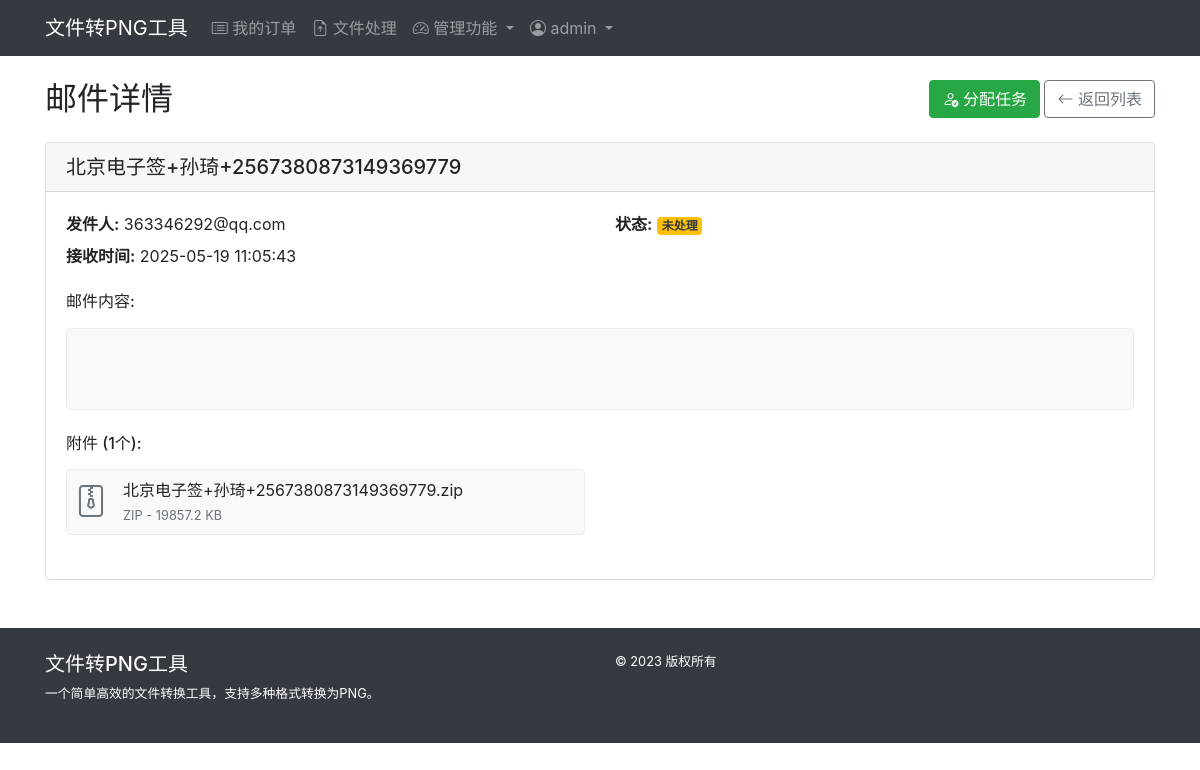
/mail/view/28 (signed in), run on an earlier commit of the app's database.
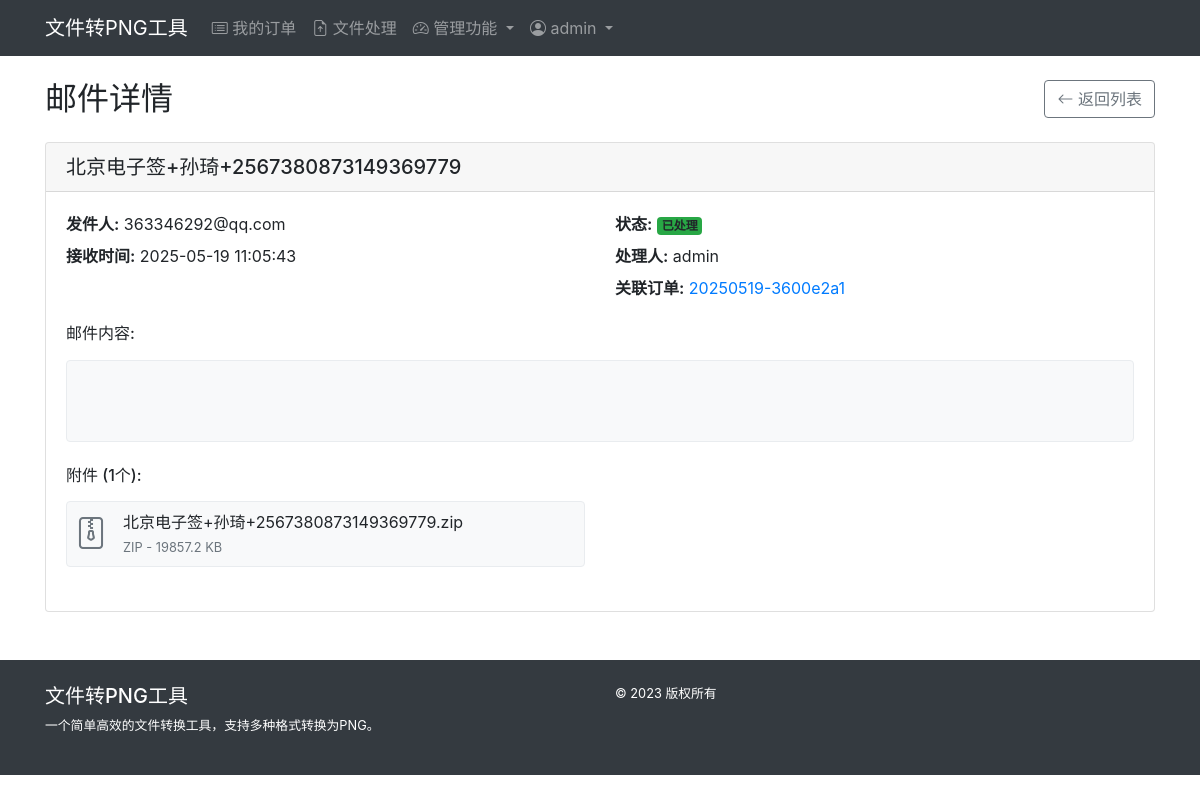
And on a later commit of the database.
### models.py (models this page shows, shortened)
class EmailAttachment(db.Model):
    __tablename__ = 'email_attachments'
    id = db.Column(db.Integer, primary_key=True)
    filename = db.Column(db.String(255), nullable=False)  # 原始附件文件名
    saved_as = db.Column(db.String(255), nullable=False)  # 保存的文件名
    file_path = db.Column(db.String(255), nullable=False)  # 附件存储路径
    file_size = db.Column(db.Integer, nullable=True)      # 附件大小
    file_type = db.Column(db.String(50), nullable=True)   # 附件类型
    file_hash = db.Column(db.String(64), nullable=True)   # 附件哈希值
    email_id = db.Column(db.Integer, db.ForeignKey('emails.id'), nullable=False)  # 所属邮件ID

class AdminUser(db.Model):
    __tablename__ = 'admin_user'  # 显式指定表名
    id = db.Column(db.Integer, primary_key=True)
    username = db.Column(db.String(50), unique=True, nullable=False)
    password_hash = db.Column(db.String(128), nullable=False)
    is_admin = db.Column(db.Boolean, default=False)  # 默认为普通用户
    email = db.Column(db.String(100), nullable=True)
    full_name = db.Column(db.String(100), nullable=True)
    created_at = db.Column(db.DateTime, default=datetime.datetime.utcnow)
    last_login = db.Column(db.DateTime, nullable=True)
    is_active = db.Column(db.Boolean, default=True)  # 账户是否激活

class Order(db.Model):
    __tablename__ = 'orders'  # 显式指定表名，避免使用SQL保留字'order'
    id = db.Column(db.Integer, primary_key=True)
    order_number = db.Column(db.String(32), unique=True, nullable=False)
    created_at = db.Column(db.DateTime, default=datetime.datetime.utcnow)
    updated_at = db.Column(db.DateTime, default=datetime.datetime.utcnow, onupdate=datetime.datetime.utcnow)
    is_active = db.Column(db.Boolean, default=True)  # 保留此字段以兼容现有代码
    STATUS_PENDING = 'pending'      # 待处理
    STATUS_MATERIAL = 'material'    # 补材料
    STATUS_REVIEWED = 'reviewed'    # 已审核
    STATUS_ACTIVE = 'active'        # 活跃
    STATUS_ARCHIVED = 'archived'    # 归档
    status = db.Column(db.String(20), default=STATUS_PENDING)  # 默认为待处理状态
    note = db.Column(db.Text, nullable=True)
    is_merged = db.Column(db.Boolean, default=False)  # 是否为合并订单
    merged_from = db.Column(db.Text, nullable=True)   # 存储源订单号，以逗号分隔
    user_id = db.Column(db.Integer, db.ForeignKey('admin_user.id'), nullable=True)
    user = db.relationship('AdminUser', backref='orders')
    email_id = db.Column(db.Integer, db.ForeignKey('emails.id'), nullable=True)
    files = db.relationship('UploadedFile', backref='order', lazy=True, cascade="all, delete-orphan")
    conversions = db.relationship('ConvertedFile', backref='order', lazy=True, cascade="all, delete-orphan")

### app/mail/routes.py (the view)
@mail_bp.route('/view/<int:email_id>')
@admin_required
def view_email(email_id):
    email_obj = Email.query.get_or_404(email_id)
    users = AdminUser.query.all()
    return render_template('mail/view.html', email=email_obj, users=users)

### app/__init__.py (called while the page is built)
def setup_template_context(app):
    @app.context_processor
    def inject_now():
        return {'now': datetime.utcnow()}
    @app.context_processor
    def inject_functions():
        from models import AdminUser, Order
        def get_current_user():
            from flask import session
            if 'admin_id' in session:
                return AdminUser.query.get(session['admin_id'])
            return None
        def get_db():
            """获取数据库对象，供模板使用"""
            return db
        def get_active_order(user_id):
            from models import Order
            return Order.query.filter_by(is_active=True, user_id=user_id).first()
        return dict(
            get_current_user=get_current_user,
            get_db=get_db,
            get_active_order=get_active_order,
            Order=Order
        )

### app/templates/mail/view.html (shortened to what the changed rows need)
{% extends "base.html" %}
{% block content %}
<div class="row">
    <div class="col-12 mb-4">
        <div class="d-flex justify-content-between align-items-center">
            <h2 class="mb-0">邮件详情</h2>
            <div>
                {% if not email.processed %}
                <button type="button" class="btn btn-success assign-btn" data-email-id="{{ email.id }}">
                    <i class="bi bi-person-check"></i> 分配任务
                </button>
                {% endif %}
                <a href="{{ url_for('mail.index') }}" class="btn btn-outline-secondary ms-2">
                    <i class="bi bi-arrow-left"></i> 返回列表
                </a>
            </div>
        </div>
    </div>
    <div class="col-12 mb-4">
        <div class="card">
            <div class="card-body">
                <div class="row mb-3">
                    <div class="col-md-6">
                        <p class="mb-2">
                            <strong>状态:</strong>
                            {% if email.processed %}
                            <span class="badge bg-success">已处理</span>
                            {% else %}
                            <span class="badge bg-warning text-dark">未处理</span>
                            {% endif %}
                        </p>
                        {% if email.processed and email.processor %}
                        <p class="mb-2">
                            <strong>处理人:</strong> {{ email.processor.username }}
                        </p>
                        {% endif %}
                        {% if email.orders %}
                        <p class="mb-2">
                            <strong>关联订单:</strong>
                            {% for order in email.orders %}
                            <a href="{{ url_for('orders.view_order', order_number=order.order_number) }}">
                                {{ order.order_number }}
                            </a>
                            {% endfor %}
                        </p>
                        {% endif %}
                    </div>
                </div>
                {% if email.attachments %}
                <div class="row">
                    {% for attachment in email.attachments %}
                    <div class="col-md-6 mb-3">
                        <div class="attachment-item d-flex align-items-center">
                            <div class="attachment-icon">
                                {% if attachment.file_type in ['jpg', 'jpeg', 'png', 'gif', 'bmp', 'webp'] %}
                                <i class="bi bi-file-image text-success"></i>
                                {% elif attachment.file_type in ['pdf'] %}
                                <i class="bi bi-file-pdf text-danger"></i>
                                {% elif attachment.file_type in ['doc', 'docx'] %}
                                <i class="bi bi-file-word text-primary"></i>
                                {% elif attachment.file_type in ['xls', 'xlsx'] %}
                                <i class="bi bi-file-excel text-success"></i>
                                {% elif attachment.file_type in ['ppt', 'pptx'] %}
                                <i class="bi bi-file-ppt text-warning"></i>
                                {% elif attachment.file_type in ['zip', 'rar', '7z'] %}
                                <i class="bi bi-file-zip text-secondary"></i>
                                {% else %}
                                <i class="bi bi-file-earmark text-info"></i>
                                {% endif %}
                            </div>
                            <div class="attachment-info">
                                <p class="mb-1 fw-bold attachment-filename" title="{{ attachment.filename }}">{{ attachment.filename }}</p>
                                <p class="mb-0 small text-muted">
                                    {{ attachment.file_type|upper }}
                                    {% if attachment.file_size %}
                                    - {{ (attachment.file_size / 1024)|round(1) }} KB
                                    {% endif %}
                                </p>
                            </div>
                        </div>
                    </div>
                    {% endfor %}
                </div>
                {% else %}
                <div class="alert alert-info">
                    <p class="mb-0">该邮件没有附件</p>
                </div>
                {% endif %}
            </div>
        </div>
    </div>
</div>
{% endblock %}

### app/templates/base.html (shortened to what this page needs)
<!DOCTYPE html>
<html lang="zh-CN">
<head>
    <link rel="stylesheet" href="https://cdn.jsdelivr.net/npm/bootstrap@4.6.0/dist/css/bootstrap.min.css">
    <link rel="stylesheet" href="https://cdn.jsdelivr.net/npm/bootstrap-icons@1.10.0/font/bootstrap-icons.css">
    <link rel="stylesheet" href="{{ url_for('static', filename='style.css') }}">
</head>
<body>
    <nav class="navbar navbar-expand-lg navbar-dark bg-dark">
        <div class="container">
            <a class="navbar-brand" href="{{ url_for('main.index') }}">文件转PNG工具</a>
            <div class="collapse navbar-collapse" id="navbarSupportedContent">
                <ul class="navbar-nav me-auto mb-2 mb-lg-0">
                    {% if session.get('admin_id') %}
                    <li class="nav-item">
                        <a class="nav-link {% if request.path == '/orders/' %}active{% endif %}" href="{{ url_for('orders.index') }}">
                            <i class="bi bi-card-list"></i> 我的订单
                        </a>
                    </li>
                    {% set current_user_id = session.get('admin_id') %}
                    {% set active_order = get_active_order(current_user_id) %}
                    <li class="nav-item">
                        {% if active_order %}
                        <a class="nav-link {% if request.path == '/' %}active{% endif %}" href="{{ url_for('main.index') }}">
                            <i class="bi bi-file-earmark-arrow-up"></i> 文件处理
                        </a>
                        {% else %}
                        <a class="nav-link disabled" href="#" tabindex="-1" aria-disabled="true">
                            <i class="bi bi-file-earmark-arrow-up"></i> 文件处理 <small>(请先激活订单)</small>
                        </a>
                        {% endif %}
                    </li>
                    {% if session.get('admin_id') and get_current_user() and get_current_user().is_admin %}
                    <li class="nav-item dropdown">
                        <a class="nav-link dropdown-toggle {% if request.path.startswith('/admin') %}active{% endif %}" href="#" id="adminDropdown" role="button" data-toggle="dropdown" aria-expanded="false">
                            <i class="bi bi-speedometer2"></i> 管理功能
                        </a>
                    </li>
                    {% endif %}
                    {% endif %}
                </ul>
                <ul class="navbar-nav">
                    {% if session.get('admin_id') %}
                    <li class="nav-item dropdown">
                        <a class="nav-link dropdown-toggle" href="#" id="userDropdown" role="button" data-toggle="dropdown" aria-expanded="false">
                            <i class="bi bi-person-circle"></i>
                            {{ session.get('admin_username', '用户') }}
                        </a>
                    </li>
                    {% else %}
                    <li class="nav-item">
                        <a class="nav-link" href="{{ url_for('admin.login') }}">
                            <i class="bi bi-box-arrow-in-right"></i> 登录
                        </a>
                    </li>
                    {% endif %}
                </ul>
            </div>
        </div>
    </nav>
    <div class="container my-4">
        {% block content %}{% endblock %}
    </div>
    <footer class="bg-dark text-white py-4 mt-4">
        <div class="container">
            <div class="row">
                <div class="col-md-6">
                    <h5>文件转PNG工具</h5>
                    <p class="small">一个简单高效的文件转换工具，支持多种格式转换为PNG。</p>
                </div>
                <div class="col-md-6 text-md-end">
                    <p class="small mb-0">&copy; 2023 版权所有</p>
                </div>
            </div>
        </div>
    </footer>
</body>
</html>

What changed in the data, as far as the page shows it:
shown differently, row unchanged: AdminUser "admin": processor.username (not shown) → "admin"
changed Email "北京电子签+孙琦+2567380873149369779": processed False → True (drawn)
added Order: order_number "20250519-3600e2a1"
Also different on the page:
text no longer shown: "分配任务 未处理"
text now shown: "已处理 处理人: 关联订单:"
